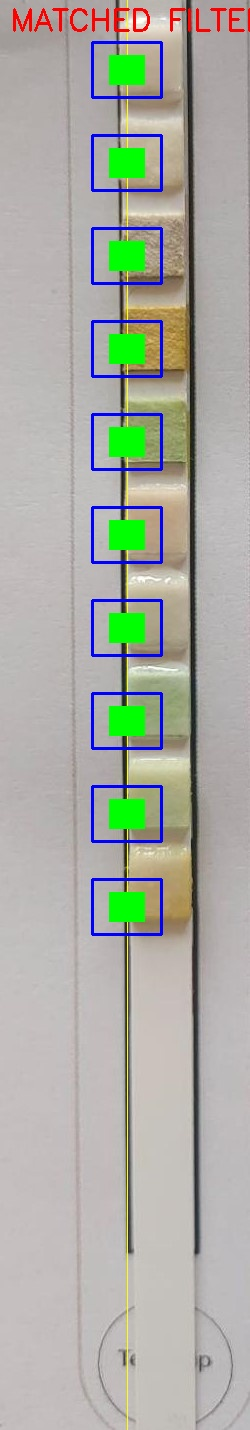
#> input picture SMARTurinalysis/debug_test.jpg, 250 x 1430 px; its folder holds only this picture in this run
$ python -i app.py   (imports and definitions only)
#> lines starting #> are read from the running program, lines starting #| are printed output that depends on the picture; after the words box and inside, x2 and y2 are one past the last pixel; in counts of white or black regions, pixels touching at a corner belong together
from flask import Flask, render_template, request, jsonify
import os
import time
import json

# Uronexa AI Test Strip Analysis
# [1 line not run here, left out]
# [1 line that did not run here, left out]

# Ensure upload directory exists
# [2 lines not run here, left out]

# [3 lines that did not run here, left out]

import cv2
import numpy as np

# Standard Reference Colors (approximate RGB) for 10-parameter test strip
REFERENCE_COLORS = {
    "Leukocytes": [
        ((240, 230, 200), "Negative", "0 ca/µL"),
        ((220, 190, 210), "Trace", "15 ca/µL"),
        ((180, 120, 180), "Small", "70 ca/µL"),
        ((140, 80, 160), "Moderate", "125 ca/µL"),
        ((100, 50, 140), "Large", "500 ca/µL")
    ],
    "Nitrite": [
        ((245, 240, 230), "Negative", "-"),
        ((255, 180, 190), "Positive", "+")
    ],
    "Urobilinogen": [
        ((250, 230, 180), "Normal", "0.2 mg/dL"),
        ((245, 190, 140), "Abnormal", "1 mg/dL"),
        ((235, 140, 100), "Abnormal", "2 mg/dL"),
        ((220, 100, 70), "Abnormal", "4 mg/dL"),
        ((180, 70, 50), "Abnormal", "8 mg/dL")
    ],
    "Protein": [
        ((220, 230, 150), "Negative", "-"),
        ((190, 210, 140), "Trace", "15 mg/dL"),
        ((150, 190, 130), "Positive", "30 mg/dL"),
        ((100, 170, 120), "Positive", "100 mg/dL"),
        ((50, 140, 100), "Positive", "300 mg/dL")
    ],
    "pH": [
        ((240, 150, 50), "Normal", "5.0"),
        ((245, 180, 50), "Normal", "6.0"),
        ((220, 200, 60), "Normal", "6.5"),
        ((150, 180, 80), "Normal", "7.0"),
        ((100, 150, 100), "Abnormal", "8.0"),
        ((50, 100, 120), "Abnormal", "8.5")
    ],
    "Blood": [
        ((240, 200, 50), "Negative", "-"),
        ((180, 180, 50), "Trace", "10 Ery/µL"),
        ((130, 160, 60), "Moderate", "50 Ery/µL"),
        ((80, 120, 70), "Large", "250 Ery/µL")
    ],
    "Specific Gravity": [
        ((40, 80, 100), "Abnormal", "1.000"),
        ((80, 120, 80), "Normal", "1.010"),
        ((120, 140, 60), "Normal", "1.020"),
        ((160, 150, 50), "Abnormal", "1.030")
    ],
    "Ketones": [
        ((230, 200, 180), "Negative", "-"),
        ((220, 150, 150), "Trace", "5 mg/dL"),
        ((190, 100, 120), "Small", "15 mg/dL"),
        ((150, 50, 90), "Moderate", "40 mg/dL"),
        ((110, 30, 70), "Large", "160 mg/dL")
    ],
    "Bilirubin": [
        ((240, 230, 200), "Negative", "-"),
        ((220, 200, 160), "Small", "1 mg/dL"),
        ((200, 170, 140), "Moderate", "2 mg/dL"),
        ((180, 140, 120), "Large", "4 mg/dL")
    ],
    "Glucose": [
        ((120, 200, 200), "Negative", "-"),
        ((140, 210, 180), "Trace", "100 mg/dL"),
        ((160, 200, 130), "Small", "250 mg/dL"),
        ((180, 180, 90), "Moderate", "500 mg/dL"),
        ((170, 140, 70), "Large", "1000 mg/dL"),
        ((150, 100, 50), "Large", "2000 mg/dL")
    ]
}

def closest_status(rgb, parameter_name):
    min_dist = float('inf')
    best_match = ("Unknown", "-")

    for ref_rgb, result, value in REFERENCE_COLORS[parameter_name]:
        dist = (rgb[0] - ref_rgb[0])**2 + (rgb[1] - ref_rgb[1])**2 + (rgb[2] - ref_rgb[2])**2
        if dist < min_dist:
            min_dist = dist
            best_match = (result, value)

    return best_match

# [63 lines left out: function calculate_clinical_risk, not called in this run]


def extract_colors(image_path):
#> called with image_path = 'debug_test.jpg'
    img = cv2.imread(image_path)
#> img is the input picture: shape (1430, 250, 3); mean B, G, R 164.1, 172.6, 170.9
    if img is None:
        raise Exception("Could not read uploaded image. Please ensure it is a valid format.")

    debug_img = img.copy()
    img = cv2.cvtColor(img, cv2.COLOR_BGR2RGB)
    height, width, _ = img.shape
#> height = 1430; width = 250

    if width > height:
        img = cv2.rotate(img, cv2.ROTATE_90_CLOCKWISE)
        debug_img = cv2.rotate(debug_img, cv2.ROTATE_90_CLOCKWISE)
        height, width, _ = img.shape

    # --- ADVANCED 1D MATCHED FILTER (THE MATHEMATICALLY PERFECT FIX) ---
    # Acts like a barcode scanner. We slide an ideal 10-gap template down the center line.
    # It financially rewards placing pads on color/dark spots, and heavily penalizes
    # placing the gaps anywhere except the bright white plastic of the stick. This mathematically
    # prevents the grid from "compressing" or "shifting", forcing perfect 10-pad alignment.

    gray = cv2.cvtColor(debug_img, cv2.COLOR_BGR2GRAY)
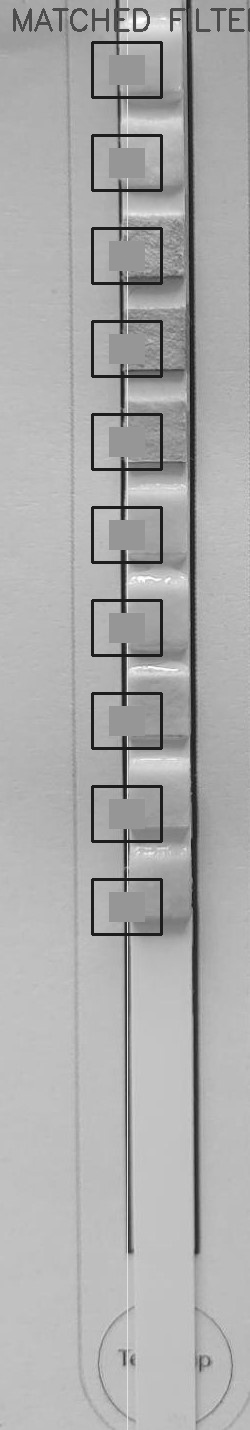
#> gray: shape (1430, 250); min 17, max 254, mean 171.1
    hsv = cv2.cvtColor(debug_img, cv2.COLOR_BGR2HSV)
#> hsv: shape (1430, 250, 3); mean H, S, V 41.3, 32.4, 183.5

    # Restrict to middle 50% to ignore side backgrounds
    roi_start = int(width * 0.25)
#> roi_start = 62
    roi_end = int(width * 0.75)
#> roi_end = 187

    # 1. Find the physical center of the stick by looking for the column with the most "Padness" (darkness/color)
    # The white plastic handle is bright. The pads are darker or colored.
    inverted_gray = 255 - gray
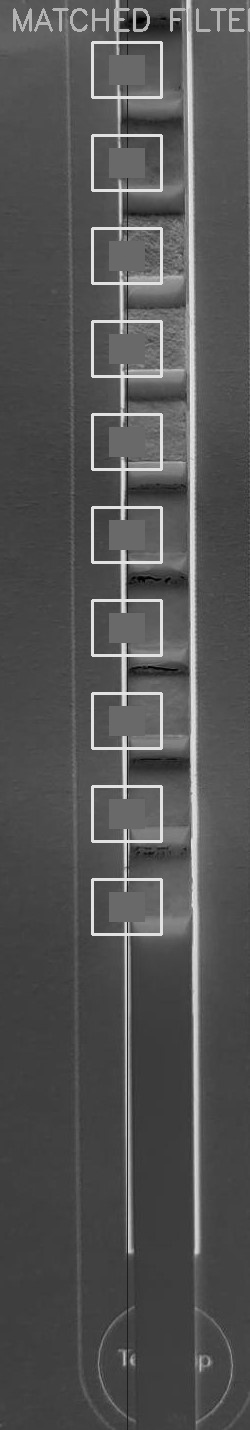
#> inverted_gray: shape (1430, 250); min 1, max 238, mean 83.9

    # Add a bit of saturation to make colors pop out even more against the white stick
    s_channel = hsv[:, :, 1]
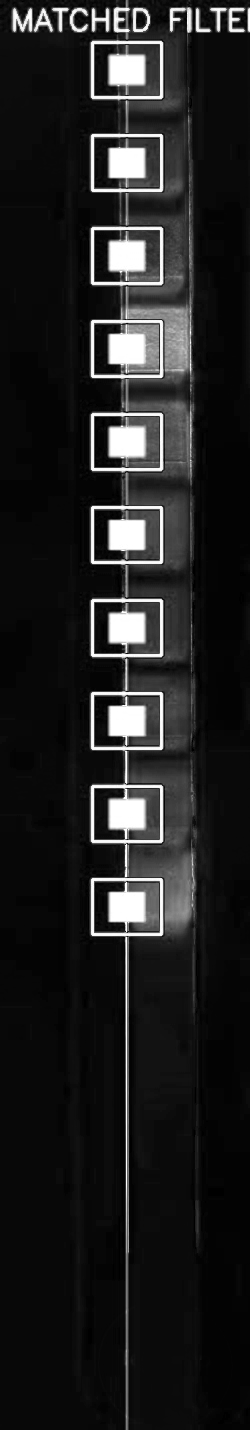
#> s_channel: shape (1430, 250); min 0, max 255, mean 32.4
    padness_map = inverted_gray.astype(np.float32) + s_channel.astype(np.float32)
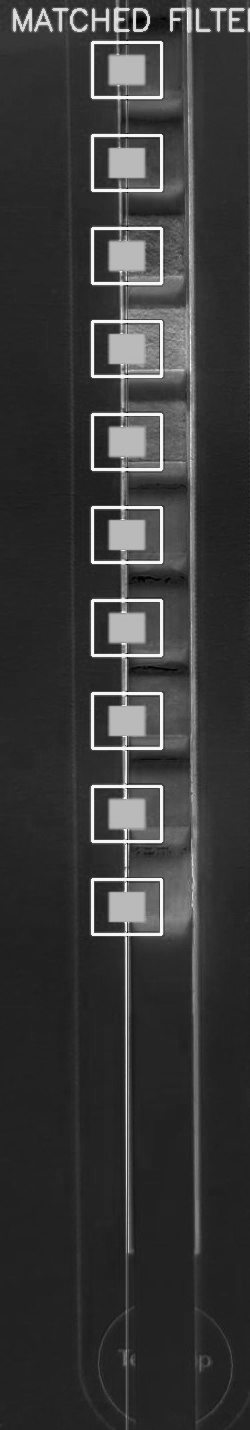
#> padness_map: shape (1430, 250) float32; min 6, max 491, mean 116.2; drawn with min black and max white

    col_sums = np.sum(padness_map[:, roi_start:roi_end], axis=0)
#> col_sums = 125 values, max 477173 at index 64, min 113433 at index 1, mean 202553

    # Smooth to find the widest chunk of color/darkness
    kernel_size = int(width * 0.05)
#> kernel_size = 12
    smoothed_cols = np.convolve(col_sums, np.ones(kernel_size), mode='same')
#> smoothed_cols = 125 values, max 3771460 at index 64, min 693477 at index 0, mean 2384933.8

    # Find the peak, but instead of raw argmax (which can stick to an edge),
    # find the center of the plateau above 95% of max
    max_val = np.max(smoothed_cols)
#> max_val = 3771460
    plateau_indices = np.where(smoothed_cols > max_val * 0.95)[0]
#> plateau_indices = [60, 61, 62, 63, 64, 65, 66, 67, 68, 69]

    if len(plateau_indices) > 0:
        best_col_offset = int(np.mean(plateau_indices))
#> best_col_offset = 64
    else:
        best_col_offset = np.argmax(smoothed_cols)

    stick_center_x = roi_start + best_col_offset
#> stick_center_x = 126

    # Draw yellow line down the exact center
    cv2.line(debug_img, (stick_center_x, 0), (stick_center_x, height), (0, 255, 255), 1)

    # 2. Extract 1D Signal "Padness" down the exact center line
    # Padness = Saturation (Color) + (255 - Value) (Darkness)
    # The white stick background has S=0, V=255 -> Padness = 0.
    # Pads are either Colored (High S) or Dark (Low V), making Padness spike wildly upwards!

    s_col = hsv[:, stick_center_x-2:stick_center_x+3, 1].astype(np.float32)
#> s_col = 1430 rows, first 6: [7, 47, 128, 107, 58], [11, 52, 131, 107, 59], [18, 57, 135, 109, 61], [18, 58, 139, 113, 64], [10, 57, 143, 117, 62], [7, 52, 145, 117, 58]
    v_col = hsv[:, stick_center_x-2:stick_center_x+3, 2].astype(np.float32)
#> v_col = 1430 rows, first 6: [184, 188, 193, 239, 186], [184, 188, 192, 239, 186], [185, 189, 193, 240, 187], [184, 186, 193, 241, 188], [180, 185, 192, 240, 186], [178, 185, 193, 241, 186]

    s_signal = np.mean(s_col, axis=1)
#> s_signal = 1430 values, max 255 at index 62, min 35.4 at index 133, mean 142.1
    v_signal = np.mean(v_col, axis=1)
#> v_signal = 1430 values, max 255 at index 28, min 94 at index 844, mean 181.1

    pad_signal = s_signal + (255.0 - v_signal)
#> pad_signal = 1430 values, max 355 at index 829, min 67.2 at index 40, mean 216

    # Smooth signal to eliminate tiny specs or hair
    kernel_size = max(3, int(height * 0.005))
#> kernel_size = 7
    if kernel_size % 2 == 0: kernel_size += 1
    pad_signal = np.convolve(pad_signal, np.ones(kernel_size)/kernel_size, mode='same')
#> pad_signal = 1430 values, max 331.5 at index 832, min 66.17 at index 1429, mean 215.9

    # 3. Slide the 10-Tooth Comb (Matched Filter) to find the perfect grid
    max_score = -999999
    best_step = 0
    best_start = 0

    # Normal urine strips: 10 pads + handle take up ~80% of image height.
    # So 1 pad + 1 gap (step size) is roughly 6% to 10% of image height.
    min_step = int(height * 0.05)
#> min_step = 71
    max_step = int(height * 0.12)
#> max_step = 171

    for step in range(min_step, max_step):
        half_step = int(step / 2.0)

        # Test every possible starting Y coordinate for Pad 0
        for start_y in range(half_step, height - (9 * step) - half_step):
            score = 0

            # Top white margin (should be the blank white stick tip, so low signal)
            score -= pad_signal[start_y - half_step] * 2.0

            for i in range(10):
                pad_y = start_y + i * step

                # Reward finding a pad (high signal)
                # Colored/Dark pads contribute heavily. White pads (Leuko/Nitrite) contribute 0,
                # but the global barcode alignment forces them into place.
                score += pad_signal[pad_y] * 2.5

                # Penalize massively if the physical gap between pads is not bright white plastic!
                if i < 9:
                    gap_y = pad_y + half_step
                    score -= pad_signal[gap_y] * 3.0

            # Bottom white margin (should be stick/handle, so low color/darkness relative to pads)
            score -= pad_signal[start_y + 9 * step + half_step] * 2.0

            if score > max_score:
                max_score = score
                best_step = step
                best_start = start_y
#> after the loop, best_start = 71; best_step = 95; max_score = 728.8

    cv2.putText(debug_img, "MATCHED FILTER MODE", (10, 30), cv2.FONT_HERSHEY_SIMPLEX, 1, (0, 0, 255), 2)
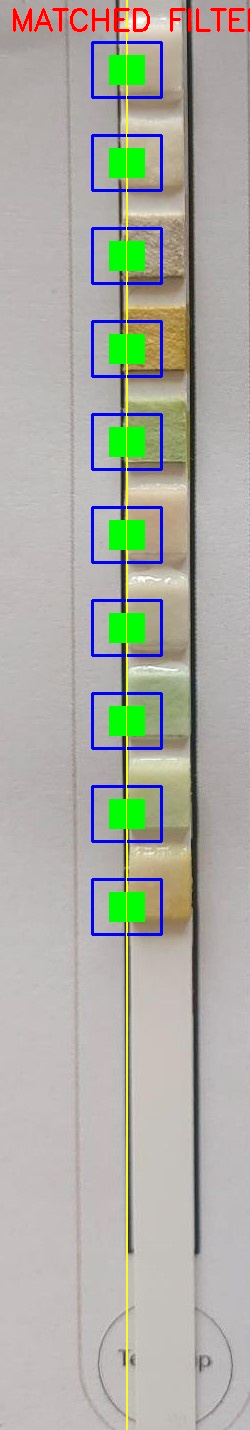
#> debug_img: shape (1430, 250, 3); mean B, G, R 163.8, 172.9, 171.8

    extracted_results = {}
    keys = [
        "Leukocytes", "Nitrite", "Urobilinogen", "Protein", "pH",
        "Blood", "Specific Gravity", "Ketones", "Bilirubin", "Glucose"
    ]

    # Pad physical size is roughly equal to the step spacing them out
    box_size = int(best_step * 0.75)
#> box_size = 71

    # --- STRICT 1:1 COLOR REPLICATION: CALIBRATE WHITE BALANCE ---
    # According to the directive, we must not use global auto-contrast. Instead, we manually
    # isolate the bright white plastic stick located one step ABOVE the first pad (Leukocytes)
    # to find the specific ambient color temperature.

    white_y = best_start - best_step
#> white_y = -24
    white_x = stick_center_x
#> white_x = 126

    # Ensure bounds are safe
    white_y = max(5, white_y)
#> white_y = 5

    # True center 5x5 pixel median of the white plastic
    white_region = img[white_y-2:white_y+3, white_x-2:white_x+3]
    white_ref = np.median(white_region, axis=(0,1))
#> white_ref = [192, 182, 141]

    # Prevent divide by zero if picture is stark black (fail safe)
    if np.any(white_ref <= 0):
        white_ref = np.array([255, 255, 255])

    white_multiplier = 255.0 / white_ref
#> white_multiplier = [1.33, 1.4, 1.81]

    # Draw blue 5x5 debug box for the White Balance anchor
    cv2.rectangle(debug_img, (white_x-2, white_y-2), (white_x+3, white_y+3), (255, 0, 0), -1)
#> debug_img: shape (1430, 250, 3); 0.01% of pixels changed, all inside (x1, y1, x2, y2) = (124, 3, 130, 9)

    for i in range(10):
        cy = best_start + i * best_step
        cx = stick_center_x

        box_w = box_size
        box_h = int(box_size * 0.8)

        box_x = int(cx - box_w/2.0)
        box_y = int(cy - box_h/2.0)

        # --- STRICT 1:1 COLOR REPLICATION: CENTER SAMPLING & WHITE BALANCE ---
        # The user requested skipping massive box averaging to avoid side-shadow contamination.
        # So we only take a 5x5 box strictly in the dead center.
        y_start = max(0, cy - 2)
        y_end = min(height, cy + 3)
        x_start = max(0, cx - 2)
        x_end = min(width, cx + 3)

        if y_end <= y_start or x_end <= x_start:
            avg_color = np.array([0, 0, 0])
        else:
            region = img[y_start:y_end, x_start:x_end]
            avg_color = np.median(region, axis=(0, 1))

        if avg_color is None or not hasattr(avg_color, '__len__') or np.isnan(np.sum(avg_color)):
             avg_color = np.array([0, 0, 0])

        # Apply the exact white-balance offset against ambient lighting conditions
        calibrated_color = avg_color * white_multiplier
        calibrated_color = np.clip(calibrated_color, 0, 255)

        r, g, b = int(calibrated_color[0]), int(calibrated_color[1]), int(calibrated_color[2])

        # Visual feedback
        cv2.rectangle(debug_img, (box_x, box_y), (box_x+box_w, box_y+box_h), (255, 0, 0), 2) # Outer bound found/interpolated
        cv2.rectangle(debug_img, (x_start, y_start), (x_end, y_end), (0, 255, 0), -1) # Inner 5x5 read core

        param_name = keys[i]
        status, value = closest_status((r, g, b), param_name)

        extracted_results[param_name] = {
            "result": status,
            "value": value,
            "color": f"rgb({r}, {g}, {b})"
        }
#> this loop made 10 passes
#> (cy, box_y, y_start, y_end, calibrated_color, r, g) on passes 5, 7, 8, 9, 10: (451, 423, 449, 454, [0, 255, 5.43], 0, 255), (641, 613, 639, 644, [19.92, 255, 16.28], 19, 255), (736, 708, 734, 739, [62.42, 255, 34.36], 62, 255), (831, 803, 829, 834, [70.39, 114.9, 27.13], 70, 114), (926, 898, 924, 929, [103.6, 110.7, 74.15], 103, 110)
#> (cy, box_y, y_start, y_end, calibrated_color, r, g, b) on passes 1 to 4: (71, 43, 69, 74, [0, 255, 1.81], 0, 255, 1), (166, 138, 164, 169, [0, 255, 1.81], 0, 255, 1), (261, 233, 259, 264, [0, 255, 1.81], 0, 255, 1), (356, 328, 354, 359, [0, 255, 1.81], 0, 255, 1)
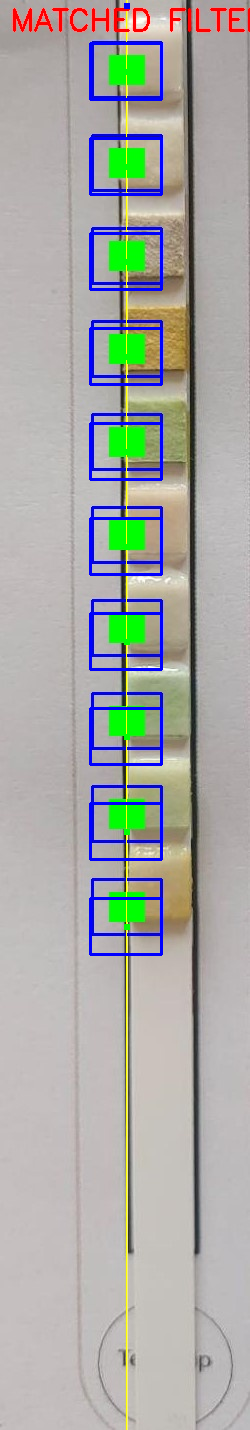
#> debug_img: shape (1430, 250, 3); mean B, G, R 165.7, 170.2, 169.1
#> after the loop, extracted_results = 10 items

    # Save debug output
    debug_filename = "debug_" + os.path.basename(image_path)
#> (the run stopped early here; a loop or call above may not have finished)
